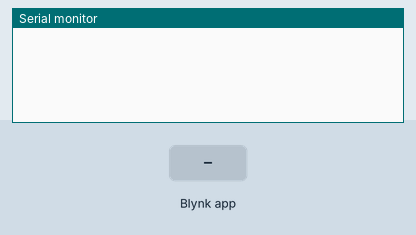
Simulated run of this sketch. Board: ESP32. On the bench: the last lines printed to the serial monitor. The inputs (shaded band) are chosen by the test bench. WiFi joins after 1.5 s; servers stay silent unless stated.

Above: at 3.0 s.
3.1 s: Blynk app writes 1 to V3
At 3.8 s:
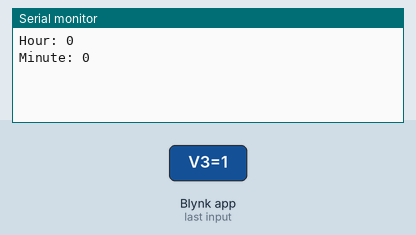
4.6 s: Blynk app writes 200 to V3
At 5.0 s:
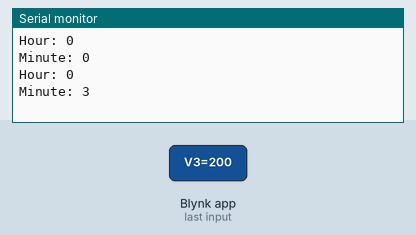

The sketch:

Test_Blynk_RunPump.ino
```cpp
#define BLYNK_FIRMWARE_VERSION        "1.0.0"
#define BLYNK_PRINT Serial
#define BLYNK_TEMPLATE_ID "TMPL6XAznY3Lo"
#define BLYNK_TEMPLATE_NAME "SMART HOME"
#define BLYNK_AUTH_TOKEN "DTN0jSU9VzT6GvEJr8ULeTh4nWK8ChY1"

#include <WiFi.h>
#include <WiFiClient.h>
#include <BlynkSimpleEsp32.h>

char auth[] = BLYNK_AUTH_TOKEN;
char ssid[] = "MINH KHA";
char pass[] = "0855508877";

void setup()
{
  Serial.begin(9600);
  Blynk.begin(auth, ssid, pass);
}

void loop()
{
  Blynk.run();
}

BLYNK_WRITE(V3)
{
  long startTimeInSecs = param[0].asLong();
  int hour = startTimeInSecs / 3600;
  int minute = (startTimeInSecs % 3600) / 60;

  Serial.print("Hour: ");
  Serial.println(hour);
  Serial.print("Minute: ");
  Serial.println(minute);
}
```

Measured:
- after the input at 3.1 s, the serial monitor: prints a new line at once (image 1)
- after the input at 4.6 s, the serial monitor: prints a new line at once (image 2)
